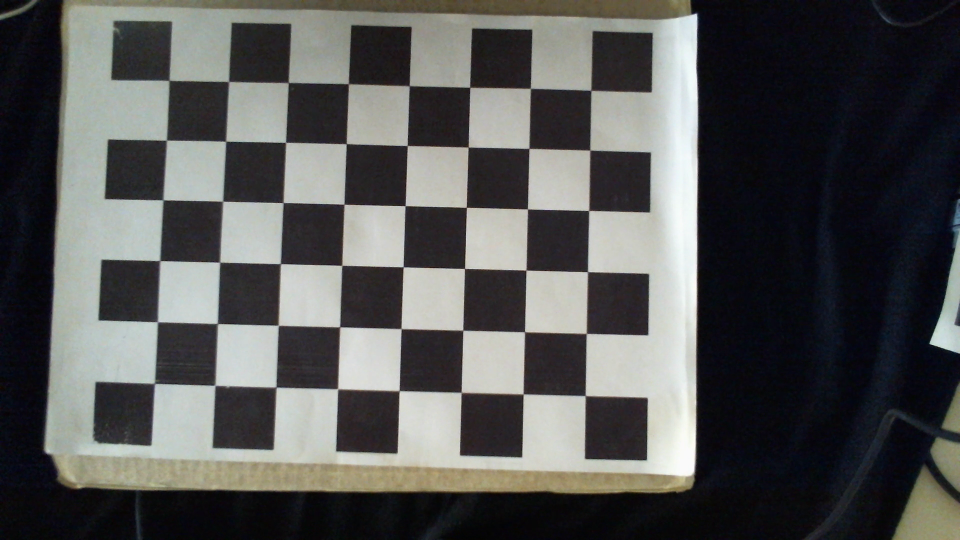
#> input picture frame 4 of film/test5.mp4, 1920 x 1080 px, given in place of test2_1.mp4, which was not available (shown at 1/2 size)
$ python calibrate.py
#> lines starting #> are read from the running program, lines starting #| are printed output that depends on the picture; after the words box and inside, x2 and y2 are one past the last pixel; in counts of white or black regions, pixels touching at a corner belong together; pictures that were not available may be replaced by others from this repository, and a replacement may not be noted
import cv2 as cv
import numpy as np

chessW = 8
chessH = 6
square_width = 4
square_height = 4


def get_first_frame(video_path):
#> called with video_path = 'test/film/test2_1.mp4'
    movie = cv.VideoCapture(video_path)
    if not movie.isOpened():
        print("Error opening video stream or file")

    ret, frame = movie.read()
#> frame is the input picture: shape (1080, 1920, 3); mean B, G, R 84.8, 85.7, 85.1
    movie.release()
    cv.destroyAllWindows()
    return frame


def find_chess(img):
    gray = cv.cvtColor(img, cv.COLOR_BGR2GRAY)
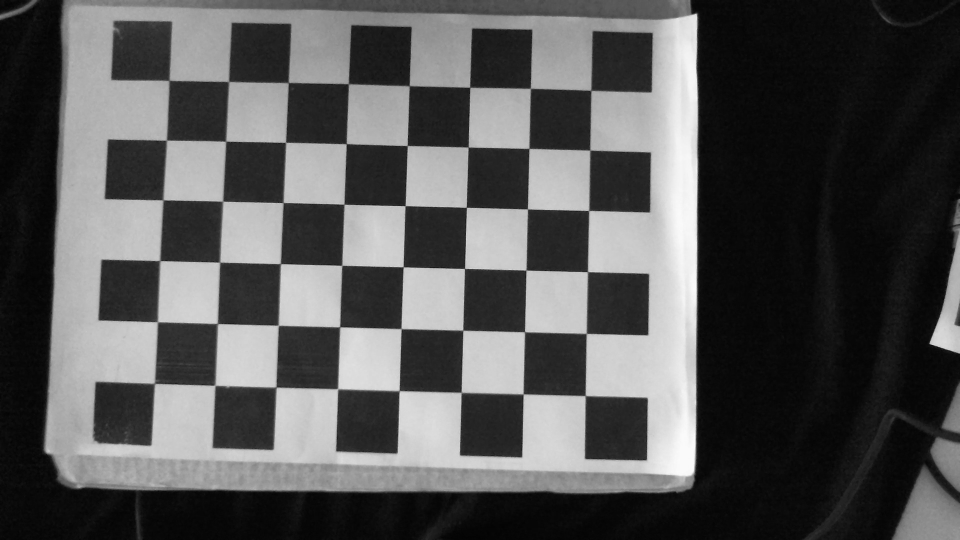
#> gray: shape (1080, 1920) (shown at 1/2 size); min 1, max 254, mean 85.4
    objpoints = []
    imgpoints = []  # 2d points in image plane.
    criteria = (cv.TERM_CRITERIA_EPS + cv.TERM_CRITERIA_MAX_ITER, 30, 0.001)
    objp = np.zeros((chessW * chessH, 3), np.float32)
    objp[:, :2] = np.mgrid[0:chessH, 0:chessW].T.reshape(-1, 2)

    # Find the chess board corners
    ret, corners = cv.findChessboardCorners(gray, (chessH, chessW), None)
#> ret = True; corners = 48 rows, first 8: [309.5, 767.5], [315.5, 644], [320, 521.5], [326.5, 400.5], [333.5, 281], [338, 161.4], [430.6, 770.9], [435.4, 647]

    # If found, add object points, image points (after refining them)
    if ret:
        objpoints.append(objp)
        cv.cornerSubPix(gray, corners, (11, 11), (-1, -1), criteria)
        imgpoints.append(corners)

    ret, mtx, dist, rvecs, tvecs = cv.calibrateCamera(objpoints, imgpoints, gray.shape[::-1], None, None)
#> ret = 0.344; mtx = [[739.9, 0, 975.3], [0, 735.5, 421.1], [0, 0, 1]]; dist = [[0.006, -0.0281, 0.0021, 0.00118, 0.0144]]; rvecs = ([-0.016, -0.0195, -1.54],); tvecs = ([-5.42, 2.82, 5.97],)
    return ret, corners, mtx, dist


def get_dist_pixel(corners):
    p1 = corners[0]
    p2 = corners[chessH - 1]
    p3 = corners[-1]
    p4 = corners[-chessH]
    height_real_pixel_1 = abs((p1 - p2)[0][1])
    width_real_pixel_1 = abs((p3 - p2)[0][0])

    diag1 = ((p1[0][0] - p3[0][0]) ** 2 + (p1[0][1] - p3[0][1]) ** 2) ** 0.5
    diag2 = ((p2[0][0] - p4[0][0]) ** 2 + (p2[0][1] - p4[0][1]) ** 2) ** 0.5
    diag_real = (((chessH - 1) * square_height) ** 2 + ((chessW - 1) * square_width) ** 2) ** 0.5

    height_real_pixel_2 = abs((p4 - p3)[0][1])
    width_real_pixel_2 = abs((p4 - p1)[0][0])

    l_pixel_by_cm = [diag1 / diag_real, diag2 / diag_real, width_real_pixel_1 / ((chessW - 1) * square_width),
                     width_real_pixel_2 / ((chessW - 1) * square_width),
                     height_real_pixel_1 / ((chessH - 1) * square_width),
                     height_real_pixel_2 / ((chessH - 1) * square_width)]

    return sum(l_pixel_by_cm) / len(l_pixel_by_cm)


if __name__ == '__main__':
    frame = get_first_frame('test/film/test2_1.mp4')
    ret, corners, mtx, dist = find_chess(frame)
#> ret = 0.344; corners = 48 rows, first 8: [309.6, 766.9], [315.3, 644], [320, 521.7], [326.5, 400.3], [333.2, 280.7], [338.4, 161.3], [430.4, 770.9], [435.4, 647.4]; mtx = [[739.9, 0, 975.3], [0, 735.5, 421.1], [0, 0, 1]]; dist = [[0.006, -0.0281, 0.0021, 0.00118, 0.0144]]
    dist_pixel = get_dist_pixel(corners)
#> in get_dist_pixel, `p1 = corners[0]`: p1 = [[309.6, 766.9]]
#> in get_dist_pixel, `p2 = corners[chessH - 1]`: p2 = [[338.4, 161.3]]
#> in get_dist_pixel, `p3 = corners[-1]`: p3 = [[1182.2, 181.2]]
#> in get_dist_pixel, `p4 = corners[-chessH]`: p4 = [[1170.8, 791.5]]
#> in get_dist_pixel, `height_real_pixel_1 = abs((p1 - p2)[0][1])`: height_real_pixel_1 = 605.6
#> in get_dist_pixel, `width_real_pixel_1 = abs((p3 - p2)[0][0])`: width_real_pixel_1 = 843.8
#> in get_dist_pixel, `diag1 = ((p1[0][0] - p3[0][0]) ** 2 + (p1[0][1] - p3[0][1]) ** 2) ** 0.5`: diag1 = 1051
#> in get_dist_pixel, `diag2 = ((p2[0][0] - p4[0][0]) ** 2 + (p2[0][1] - p4[0][1]) ** 2) ** 0.5`: diag2 = 1044
#> in get_dist_pixel, `height_real_pixel_2 = abs((p4 - p3)[0][1])`: height_real_pixel_2 = 610.3
#> in get_dist_pixel, `width_real_pixel_2 = abs((p4 - p1)[0][0])`: width_real_pixel_2 = 861.2
#> in get_dist_pixel, `l_pixel_by_cm = [diag1 / diag_real, diag2 / diag_real, width_real_pixe..`: l_pixel_by_cm = [30.54, 30.34, 30.14, 30.76, 30.28, 30.52]
#> dist_pixel = 30.43
    cv.drawChessboardCorners(frame, (chessH, chessW), corners, 1)
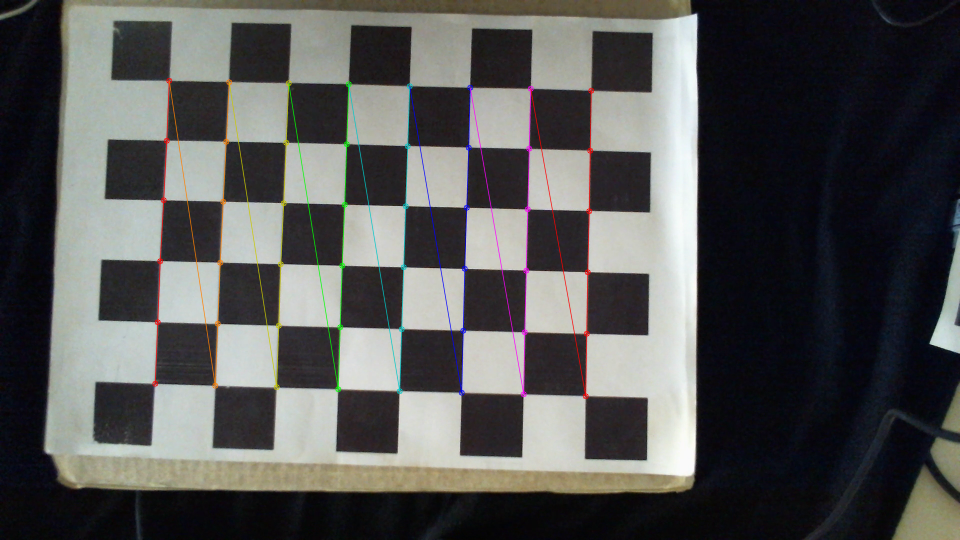
#> frame: shape (1080, 1920, 3) (shown at 1/2 size); 1.51% of pixels changed, all inside (x1, y1, x2, y2) = (304, 155, 1189, 799)
    h, w = frame.shape[:2]
#> h = 1080; w = 1920
    newcameramtx, roi = cv.getOptimalNewCameraMatrix(mtx, dist, (w, h), 1, (w, h))
#> newcameramtx = [[739.4, 0, 977.7], [0, 729.1, 424.8], [0, 0, 1]]; roi = (43, 9, 1838, 1036)
    dst = cv.undistort(frame, mtx, dist, None)
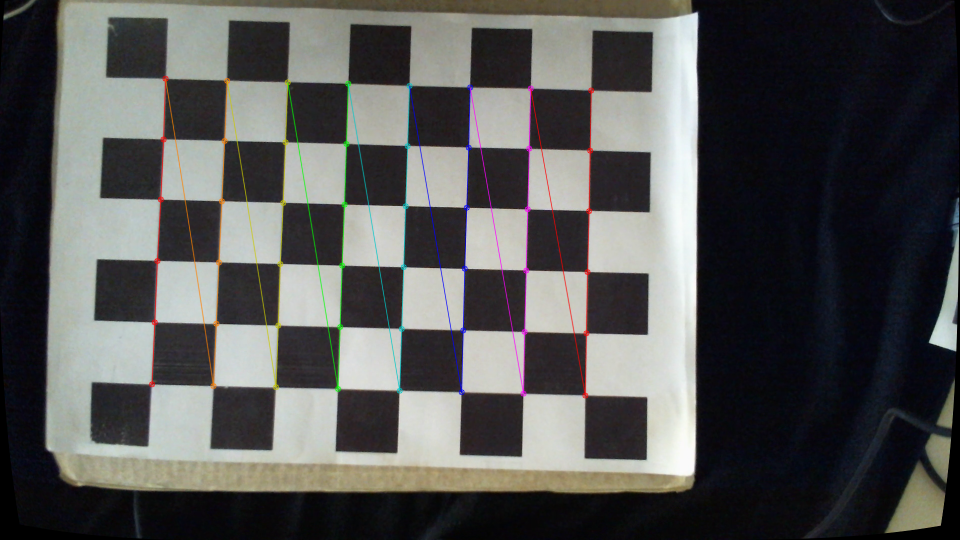
#> dst: shape (1080, 1920, 3) (shown at 1/2 size); mean B, G, R 84.5, 85.4, 85.2
    x, y, w, h = roi
#> x = 43; y = 9; w = 1838; h = 1036
    dst = dst[y:y + h, x:x + w]
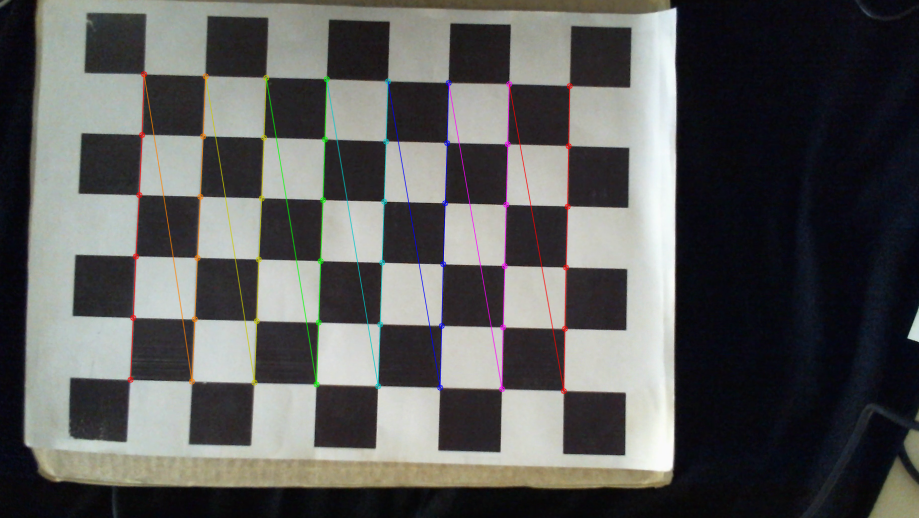
#> dst: shape (1036, 1838, 3) (shown at 1/2 size); mean B, G, R 89.8, 90.9, 90.7
    cv.imshow('camera', dst)
    cv.waitKey(0)

$ run again, starting later in the video
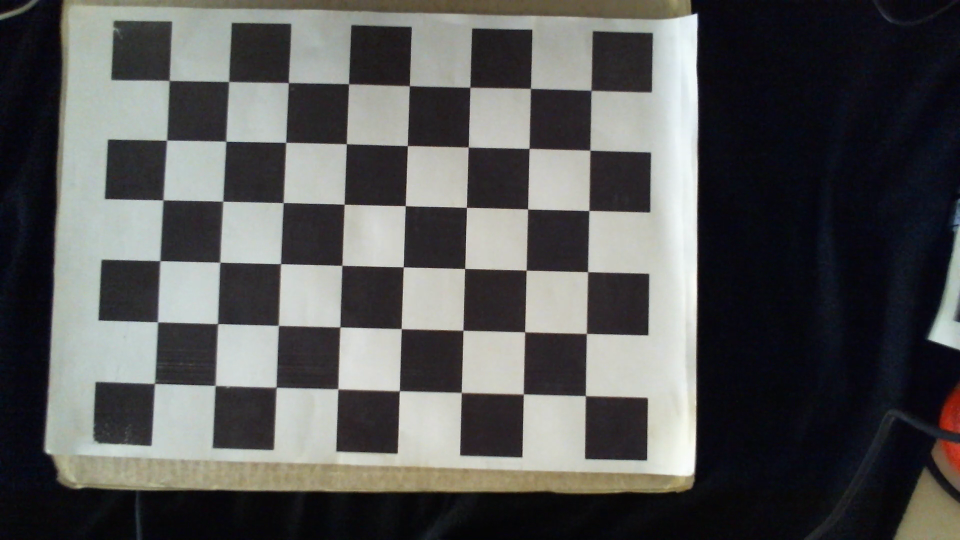
#> input picture frame 36 of film/test5.mp4, 1920 x 1080 px, given in place of test2_1.mp4, which was not available (shown at 1/2 size)
#> in get_first_frame, frame is the input picture: shape (1080, 1920, 3); mean B, G, R 86.4, 87.1, 86.7
#> in find_chess, `ret, corners = cv.findChessboardCorners(gray, (chessH, chessW), None)`: ret = True; corners = 48 rows, first 8: [309.6, 767.2], [315.5, 644], [320, 521.5], [326.5, 400.5], [334, 281], [339.4, 161], [431.9, 771.7], [437, 647.8]
#> in find_chess, `ret, mtx, dist, rvecs, tvecs = cv.calibrateCamera(objpoints, imgpoints..`: ret = 0.358; mtx = [[462.7, 0, 968.1], [0, 459.8, 414.4], [0, 0, 1]]; dist = [[0.00201, -0.00426, 0.00149, 0.000899, 0.00089]]; rvecs = ([-0.00962, -0.0126, -1.54],); tvecs = ([-5.36, 2.87, 3.73],)
#> `ret, corners, mtx, dist = find_chess(frame)`: ret = 0.358; corners = 48 rows, first 8: [309.5, 767.1], [315.5, 644.3], [320.3, 521.9], [326.4, 400.4], [333.7, 280.7], [338.8, 161.4], [430.8, 771.2], [435.7, 647.6]; mtx = [[462.7, 0, 968.1], [0, 459.8, 414.4], [0, 0, 1]]; dist = [[0.00201, -0.00426, 0.00149, 0.000899, 0.00089]]
#> p1 = [[309.5, 767.1]]
#> p2 = [[338.8, 161.4]]
#> p3 = [[1182.4, 181.2]]
#> p4 = [[1171, 791.6]]
#> height_real_pixel_1 = 605.7
#> width_real_pixel_1 = 843.7
#> diag1 = 1051.3
#> diag2 = 1043.9
#> height_real_pixel_2 = 610.4
#> width_real_pixel_2 = 861.5
#> l_pixel_by_cm = [30.55, 30.34, 30.13, 30.77, 30.28, 30.52]
#> dist_pixel = 30.43
#> `cv.drawChessboardCorners(frame, (chessH, chessW), corners, 1)`:
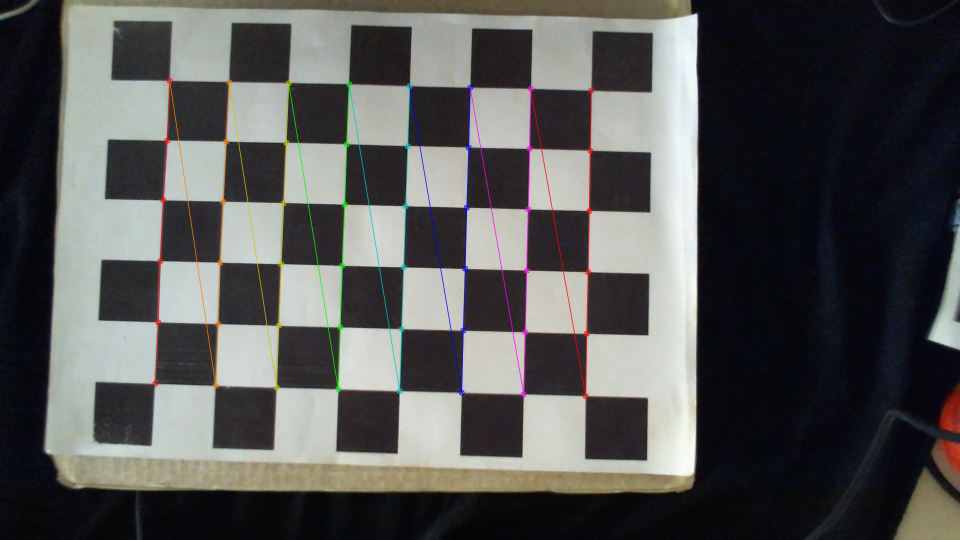
#> frame: shape (1080, 1920, 3) (shown at 1/2 size); 1.51% of pixels changed, all inside (x1, y1, x2, y2) = (304, 155, 1189, 799)
#> newcameramtx = [[462.9, 0, 971.9], [0, 455.9, 418.6], [0, 0, 1]]; roi = (46, 10, 1832, 1033)
#> `x, y, w, h = roi`: x = 46; y = 10; w = 1832; h = 1033
#> `dst = dst[y:y + h, x:x + w]`:
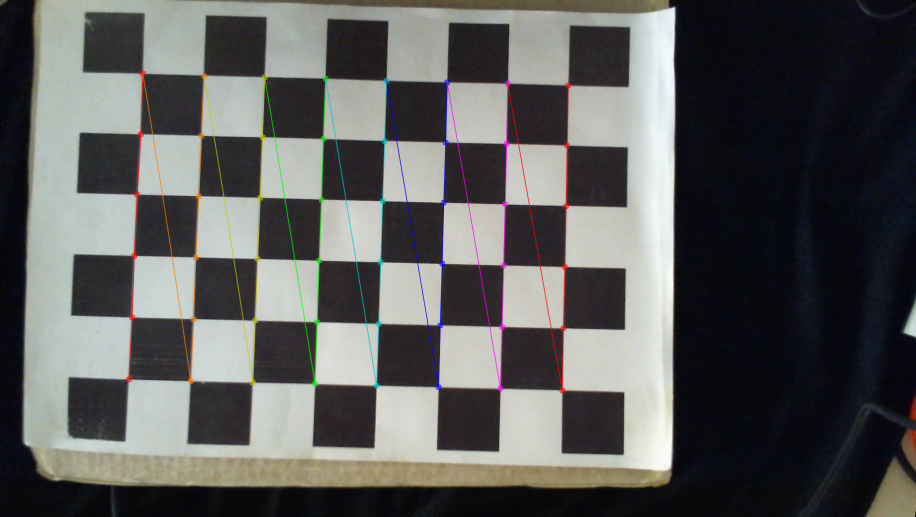
#> dst: shape (1033, 1832, 3) (shown at 1/2 size); mean B, G, R 92, 93, 92.8
